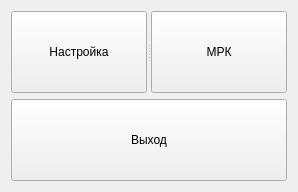
<?xml version="1.0" encoding="UTF-8"?>
<ui version="4.0">
 <class>MasterView</class>
 <widget class="QWidget" name="MasterView">
  <property name="geometry">
   <rect>
    <x>0</x>
    <y>0</y>
    <width>298</width>
    <height>192</height>
   </rect>
  </property>
  <property name="windowTitle">
   <string>NMEA</string>
  </property>
  <layout class="QGridLayout" name="gridLayout">
   <item row="0" column="0">
    <layout class="QVBoxLayout" name="verticalLayout">
     <item>
      <widget class="QSplitter" name="splitter">
       <property name="orientation">
        <enum>Qt::Horizontal</enum>
       </property>
       <widget class="QPushButton" name="clientButton">
        <property name="text">
         <string>Настройка</string>
        </property>
       </widget>
       <widget class="QPushButton" name="mrkButton">
        <property name="text">
         <string>МРК</string>
        </property>
       </widget>
      </widget>
     </item>
     <item>
      <widget class="QSplitter" name="splitter_2">
       <property name="orientation">
        <enum>Qt::Horizontal</enum>
       </property>
       <widget class="QPushButton" name="exitButton">
        <property name="text">
         <string>Выход</string>
        </property>
       </widget>
      </widget>
     </item>
    </layout>
   </item>
  </layout>
 </widget>
 <resources/>
 <connections/>
</ui>
